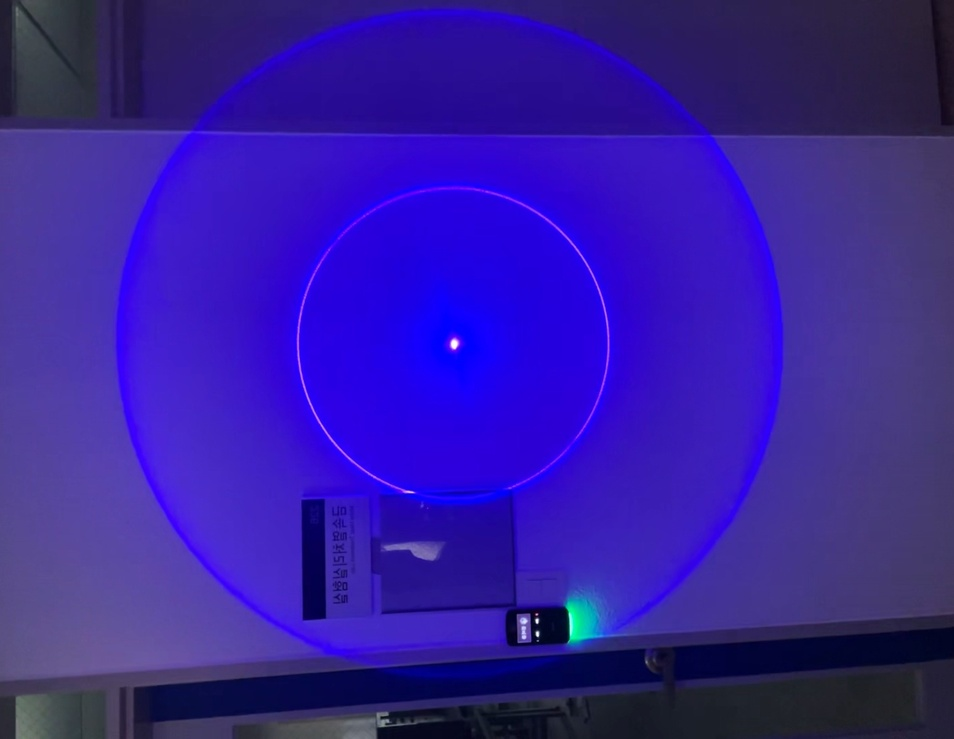
#> input picture output_folder/augmented_0_11.jpg, 954 x 739 px, shrunk from 1522 x 1179 before the run, given in place of augmented_0_1.jpg, which was not available
$ jupyter execute --allow-errors test1105.ipynb
#> lines starting #> are read from the running program, lines starting #| are printed output that depends on the picture; pictures that were not available may be replaced by others from this repository, and a replacement may not be noted
#> further down, image_1 is the input picture: shape (739, 954, 3); mean B, G, R 155.9, 31, 53.6
[cell 1]
import cv2 as cv
import numpy as np
import pandas as pd
import matplotlib.pyplot as plt
import glob
import random
import seaborn as sns

[cell 2]
# 이미지 경로 설정
image_paths = glob.glob('output_folder/*.jpg')

[cell 3]
# 색상 범위 시각화를 위한 함수
# [15 lines left out: function extract_color_channels, not called in this run]

[cell 4]
# 보라색 원 탐지 및 마스크 생성 함수
# [20 lines left out: function detect_purple, not called in this run]

[cell 5]
# 각 색상 공간별 보라색 픽셀 분포 시각화
# [39 lines left out: function visualize_color_distributions, not called in this run]

[cell 6]
# 밝은 환경과 어두운 환경을 위한 성능 비교
# 탐지 성능 비교 시각화 및 분석
# [39 lines left out: function analyze_performance, not called in this run]

#> (a cell that did not finish here is left out)

#> (a cell that did not finish here is left out)

[cell 9]
# 확률 맵 생성 함수
def create_probability_map(image, target_uv, threshold=40):
    """
    UV 채널 기반 확률 맵 생성 함수
    - image: 입력 이미지 (BGR 형식)
    - target_uv: 보라색을 나타내는 UV 값 (예: [130, 140])
    - threshold: 거리의 허용 범위 (예: 40)
    """
#> called with threshold = 40
    # YUV 색상 공간으로 변환
    yuv_img = cv.cvtColor(image, cv.COLOR_BGR2YUV)
#> yuv_img: shape (739, 954, 3); mean of channels 0, 1, 2 52, 179.1, 129.5
    _, u, v = cv.split(yuv_img)
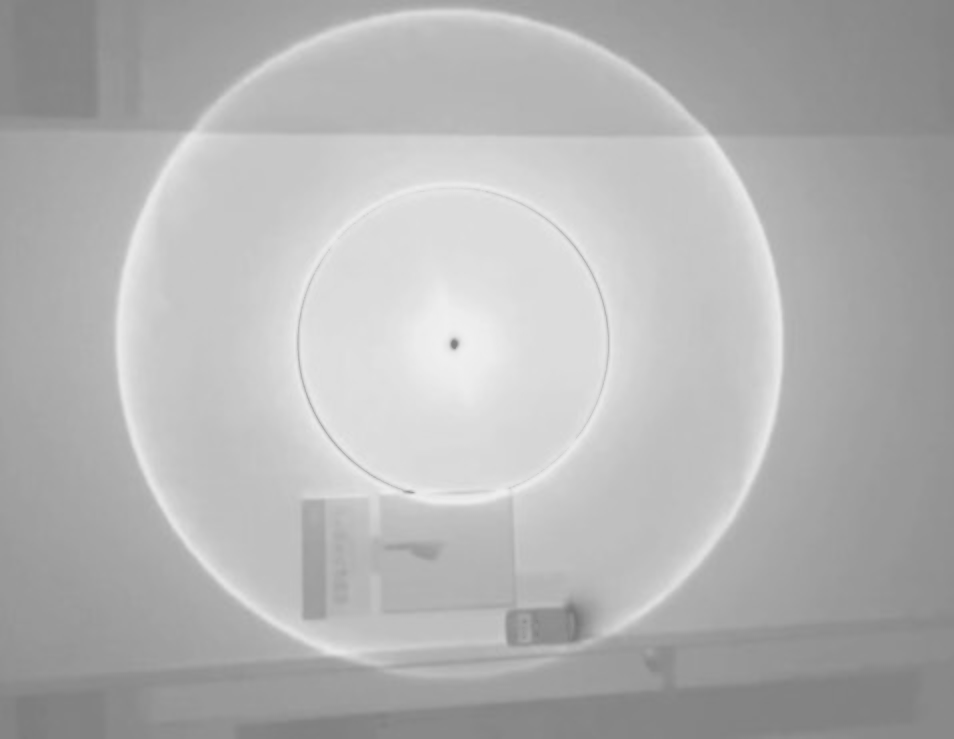
#> u: shape (739, 954); min 118, max 239, mean 179.1
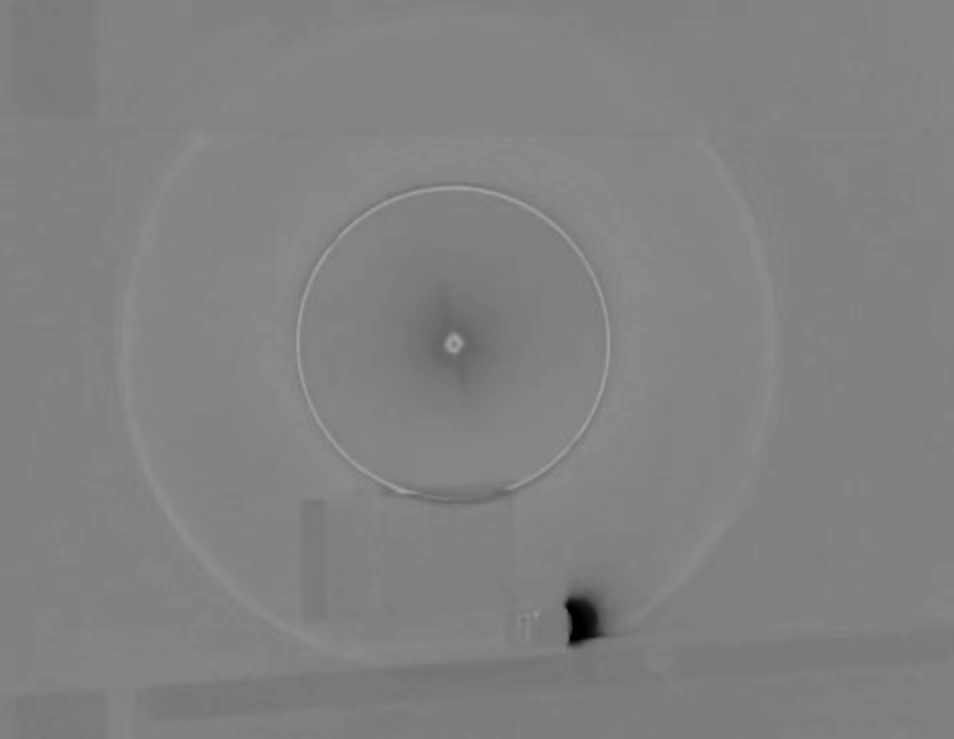
#> v: shape (739, 954); min 0, max 162, mean 129.5

    # UV 값과의 거리 계산
    u_diff = np.abs(u - target_uv[0])
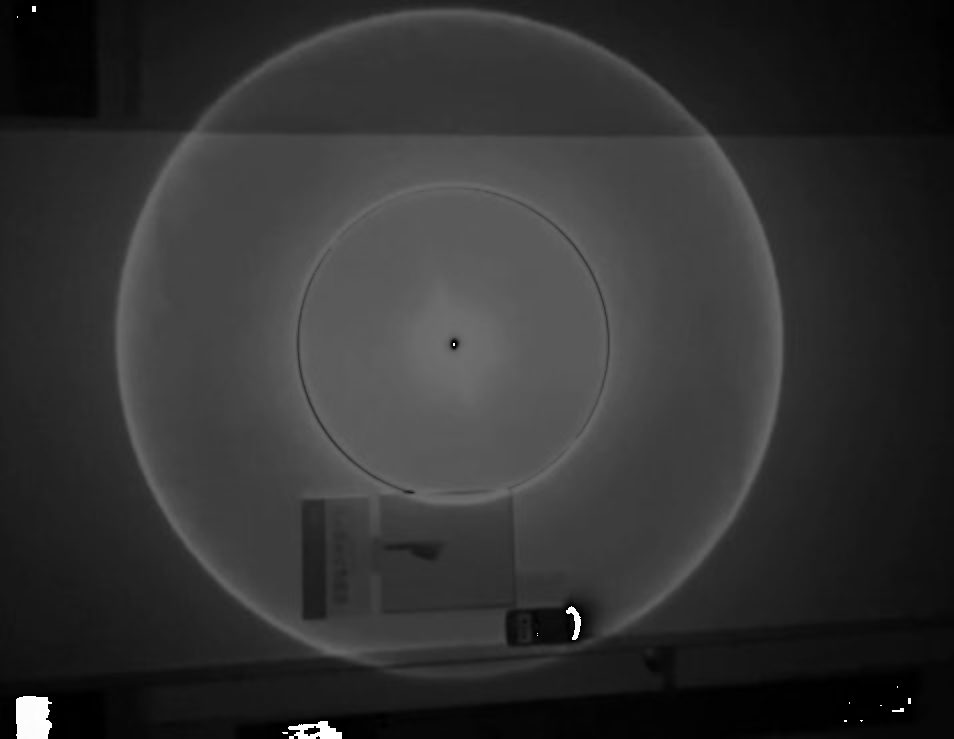
#> u_diff: shape (739, 954); min 0, max 255, mean 49.9
    v_diff = np.abs(v - target_uv[1])
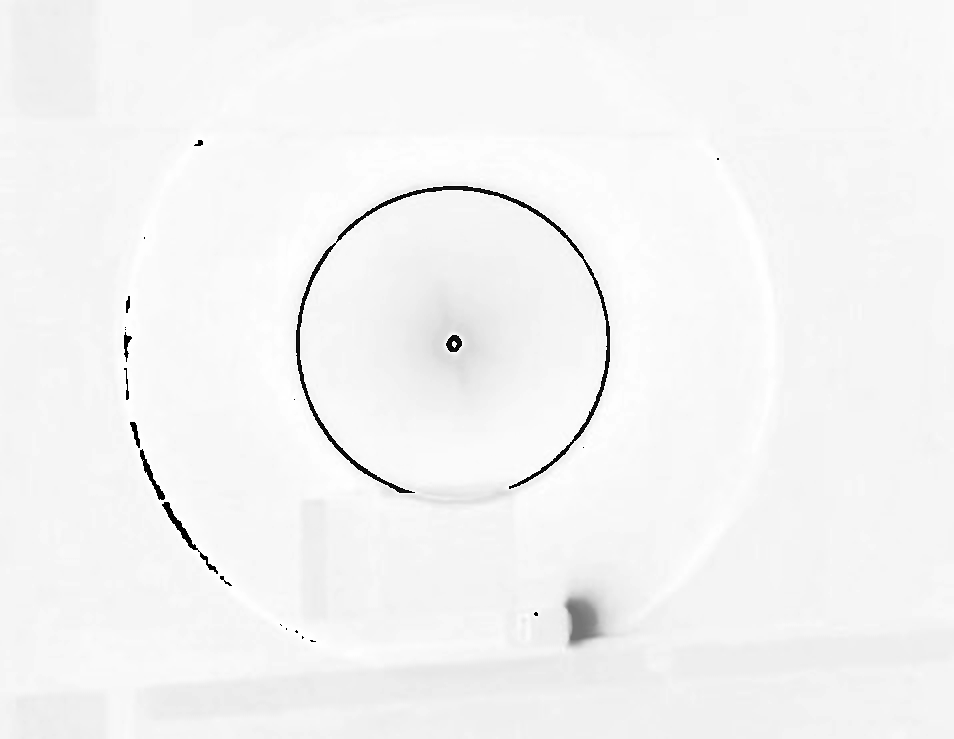
#> v_diff: shape (739, 954); min 0, max 255, mean 243.8

    # 확률 맵 생성 정규화 (0~1 범위로 변환)
    prob_map = (prob_map - np.min(prob_map)) / (np.max(prob_map) - np.min(prob_map))

    return prob_map

[cell 10]
# 히스토그램 시각화 함수
# [18 lines left out: function visualize_probability_map, not called in this run]

[cell 11]
# 히스토그램 시각화
# [8 lines left out: function visualize_probability_histogram, not called in this run]

[cell 12]
# UV 목표값 설정 (보라색 범위 예제)
target_uv = [130, 140]  # UV 기준값
threshold = 40  # 거리 허용 범위

[cell 13]
image_1 = '/Users/hyunowk/Downloads/aiclopse_hyun/output_folder/augmented_0_1.jpg'
image_1 = cv.imread(image_1)
